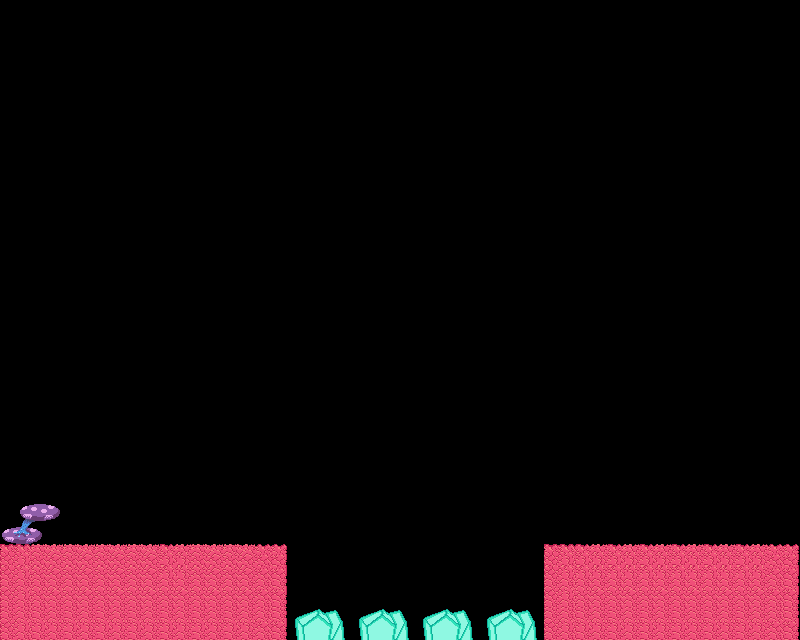

A level layout from a 2D game, rendered from its tile map. Below: a short description, then the map file with its tile-grid data intact:
An orthogonal 25x20 tile map with 32x32 px tiles, 1 tile layer (Background) and 8 objects.

<map version="1.10" tiledversion="1.10.2" orientation="orthogonal" renderorder="right-down" width="25" height="20" tilewidth="32" tileheight="32" infinite="0" nextlayerid="3" nextobjectid="10">
 <editorsettings>
  <export target="map.json" format="json" />
 </editorsettings>
 <tileset firstgid="1" name="tileset" tilewidth="32" tileheight="32" tilecount="128" columns="8">
  <image source="../tileset.png" trans="ff00ff" width="256" height="512" />
 </tileset>
 <layer id="1" name="Background" width="25" height="20">
  <data encoding="csv">
0,0,0,0,0,0,0,0,0,0,0,0,0,0,0,0,0,0,0,0,0,0,0,0,0,
0,0,0,0,0,0,0,0,0,0,0,0,0,0,0,0,0,0,0,0,0,0,0,0,0,
0,0,0,0,0,0,0,0,0,0,0,0,0,0,0,0,0,0,0,0,0,0,0,0,0,
0,0,0,0,0,0,0,0,0,0,0,0,0,0,0,0,0,0,0,0,0,0,0,0,0,
0,0,0,0,0,0,0,0,0,0,0,0,0,0,0,0,0,0,0,0,0,0,0,0,0,
0,0,0,0,0,0,0,0,0,0,0,0,0,0,0,0,0,0,0,0,0,0,0,0,0,
0,0,0,0,0,0,0,0,0,0,0,0,0,0,0,0,0,0,0,0,0,0,0,0,0,
0,0,0,0,0,0,0,0,0,0,0,0,0,0,0,0,0,0,0,0,0,0,0,0,0,
0,0,0,0,0,0,0,0,0,0,0,0,0,0,0,0,0,0,0,0,0,0,0,0,0,
0,0,0,0,0,0,0,0,0,0,0,0,0,0,0,0,0,0,0,0,0,0,0,0,0,
0,0,0,0,0,0,0,0,0,0,0,0,0,0,0,0,0,0,0,0,0,0,0,0,0,
0,0,0,0,0,0,0,0,0,0,0,0,0,0,0,0,0,0,0,0,0,0,0,0,0,
0,0,0,0,0,0,0,0,0,0,0,0,0,0,0,0,0,0,0,0,0,0,0,0,0,
0,0,0,0,0,0,0,0,0,0,0,0,0,0,0,0,0,0,0,0,0,0,0,0,0,
0,0,0,0,0,0,0,0,0,0,0,0,0,0,0,0,0,0,0,0,0,0,0,0,0,
39,40,0,0,0,0,0,0,0,0,0,0,0,0,0,0,0,0,0,0,0,0,0,0,0,
47,48,0,0,0,0,0,0,0,0,0,0,0,0,0,0,0,0,0,0,0,0,0,0,0,
9,11,11,11,11,10,11,11,12,0,0,0,0,0,0,0,0,9,10,10,10,10,10,10,12,
17,19,19,19,19,19,19,19,20,0,0,0,0,0,0,0,0,17,19,19,19,19,19,19,20,
17,18,18,18,18,18,18,18,20,73,74,73,74,73,74,73,74,17,18,18,18,18,18,18,20
</data>
 </layer>
 <objectgroup id="2" name="Background collision">
  <object id="1" x="0" y="545" width="287" height="95" />
  <object id="2" x="542" y="545" width="256" height="95" />
  <object id="3" x="800" y="257" width="43" height="288" />
  <object id="4" x="-58" y="285" width="59" height="265" />
  <object id="5" x="288" y="620.25" width="253" height="19">
   <properties>
    <property name="Death" type="bool" value="true" />
   </properties>
  </object>
  <object id="6" x="774" y="518" width="25" height="24">
   <properties>
    <property name="Goal" type="bool" value="true" />
   </properties>
  </object>
  <object id="8" x="23.6667" y="462" width="18.6667" height="16">
   <properties>
    <property name="Start" type="bool" value="true" />
   </properties>
  </object>
  <object id="9" x="10" y="507" width="46" height="38" />
 </objectgroup>
</map>
